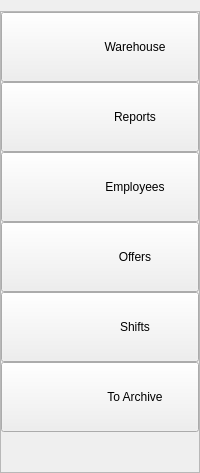
         <widget class="QWidget" name="settings_buttons_tab">
          <layout class="QVBoxLayout" name="verticalLayout_23">
           <property name="spacing">
            <number>0</number>
           </property>
           <property name="leftMargin">
            <number>0</number>
           </property>
           <property name="rightMargin">
            <number>0</number>
           </property>
           <property name="bottomMargin">
            <number>0</number>
           </property>
           <item>
            <widget class="QFrame" name="frame_18">
             <property name="frameShape">
              <enum>QFrame::StyledPanel</enum>
             </property>
             <property name="frameShadow">
              <enum>QFrame::Raised</enum>
             </property>
             <layout class="QVBoxLayout" name="verticalLayout_26">
              <property name="spacing">
               <number>0</number>
              </property>
              <property name="leftMargin">
               <number>0</number>
              </property>
              <property name="topMargin">
               <number>0</number>
              </property>
              <property name="rightMargin">
               <number>0</number>
              </property>
              <property name="bottomMargin">
               <number>0</number>
              </property>
              <item>
               <widget class="QPushButton" name="warehouse_btn">
                <property name="minimumSize">
                 <size>
                  <width>70</width>
                  <height>70</height>
                 </size>
                </property>
                <property name="toolTip">
                 <string>Warehouse</string>
                </property>
                <property name="styleSheet">
                 <string notr="true">QPushButton{
	padding-left:70px;
	background-color:  none;
	background-image: url(:/icons/icons/warehouse1.png);
	background-repeat:none;
}


QPushButton:hover{
	background-image: url(:/icons/icons/warehouse2.png);
	background-repeat:none;
	color:  rgb(244, 154, 32);
}

QPushButton:pressed{
	background-image: url(:/icons/icons/warehouse2.png);
	background-repeat:none;
	color:  rgb(244, 154, 32);
}

QPushButton:focus{
	background-image: url(:/icons/icons/warehouse2.png);
	background-repeat:none;
	color:  rgb(244, 154, 32);
}


QPushButton:disabled{
	border-style: solid;
	border-top-color: qlineargradient(spread:pad, x1:0.5, y1:1, x2:0.5, y2:0, stop:0 rgb(215, 215, 215), stop:1 rgb(222, 222, 222));
	border-right-color: qlineargradient(spread:pad, x1:0, y1:0.5, x2:1, y2:0.5, stop:0 rgb(217, 217, 217), stop:1 rgb(227, 227, 227));
	border-left-color: qlineargradient(spread:pad, x1:0, y1:0.5, x2:1, y2:0.5, stop:0 rgb(227, 227, 227), stop:1 rgb(217, 217, 217));
	border-bottom-color: qlineargradient(spread:pad, x1:0.5, y1:1, x2:0.5, y2:0, stop:0 rgb(215, 215, 215), stop:1 rgb(222, 222, 222));
	border-width: 0px 5px 0px 0px;
	border-radius: 2px;
	color: #808086;
	padding-right: 2px;
	background-color: rgb(142,142,142);
}</string>
                </property>
                <property name="text">
                 <string>Warehouse</string>
                </property>
               </widget>
              </item>
              <item>
               <widget class="QPushButton" name="reports_btn">
                <property name="minimumSize">
                 <size>
                  <width>70</width>
                  <height>70</height>
                 </size>
                </property>
                <property name="toolTip">
                 <string>Reports</string>
                </property>
                <property name="styleSheet">
                 <string notr="true">QPushButton{
	
	padding-left:70px;
	background-color:  none;
	background-image: url(:/icons/icons/report1.png);
	background-repeat:none;
}


QPushButton:hover{
	background-image: url(:/icons/icons/report2.png);
	background-repeat:none;
	color:  rgb(244, 154, 32);
}
QPushButton:pressed{
	background-image: url(:/icons/icons/report2.png);
	background-repeat:none;
	color:  rgb(244, 154, 32);
}

QPushButton:focus{
	background-image: url(:/icons/icons/report2.png);
	background-repeat:none;
	color:  rgb(244, 154, 32);
}


QPushButton:disabled{
	border-style: solid;
	border-top-color: qlineargradient(spread:pad, x1:0.5, y1:1, x2:0.5, y2:0, stop:0 rgb(215, 215, 215), stop:1 rgb(222, 222, 222));
	border-right-color: qlineargradient(spread:pad, x1:0, y1:0.5, x2:1, y2:0.5, stop:0 rgb(217, 217, 217), stop:1 rgb(227, 227, 227));
	border-left-color: qlineargradient(spread:pad, x1:0, y1:0.5, x2:1, y2:0.5, stop:0 rgb(227, 227, 227), stop:1 rgb(217, 217, 217));
	border-bottom-color: qlineargradient(spread:pad, x1:0.5, y1:1, x2:0.5, y2:0, stop:0 rgb(215, 215, 215), stop:1 rgb(222, 222, 222));
	border-width: 0px 5px 0px 0px;
	border-radius: 2px;
	color: #808086;
	padding-right: 2px;
	background-color: rgb(142,142,142);
}</string>
                </property>
                <property name="text">
                 <string>Reports</string>
                </property>
               </widget>
              </item>
              <item>
               <widget class="QPushButton" name="employees_btn">
                <property name="minimumSize">
                 <size>
                  <width>70</width>
                  <height>70</height>
                 </size>
                </property>
                <property name="toolTip">
                 <string>Employees</string>
                </property>
                <property name="styleSheet">
                 <string notr="true">QPushButton{
	
	padding-left:70px;
	background-color:  none;
	background-image: url(:/icons/icons/employee1.png);
	background-repeat:none;
}


QPushButton:hover{
	background-image: url(:/icons/icons/employee2.png);
	background-repeat:none;
	color:  rgb(244, 154, 32);
}
QPushButton:pressed{
	background-image: url(:/icons/icons/employee2.png);
	background-repeat:none;
	color:  rgb(244, 154, 32);
}

QPushButton:focus{
	background-image: url(:/icons/icons/employee2.png);
	background-repeat:none;
	color:  rgb(244, 154, 32);
}


QPushButton:disabled{
	border-style: solid;
	border-top-color: qlineargradient(spread:pad, x1:0.5, y1:1, x2:0.5, y2:0, stop:0 rgb(215, 215, 215), stop:1 rgb(222, 222, 222));
	border-right-color: qlineargradient(spread:pad, x1:0, y1:0.5, x2:1, y2:0.5, stop:0 rgb(217, 217, 217), stop:1 rgb(227, 227, 227));
	border-left-color: qlineargradient(spread:pad, x1:0, y1:0.5, x2:1, y2:0.5, stop:0 rgb(227, 227, 227), stop:1 rgb(217, 217, 217));
	border-bottom-color: qlineargradient(spread:pad, x1:0.5, y1:1, x2:0.5, y2:0, stop:0 rgb(215, 215, 215), stop:1 rgb(222, 222, 222));
	border-width: 0px 5px 0px 0px;
	border-radius: 2px;
	color: #808086;
	padding-right: 2px;
	background-color: rgb(142,142,142);
}</string>
                </property>
                <property name="text">
                 <string>Employees</string>
                </property>
               </widget>
              </item>
              <item>
               <widget class="QPushButton" name="offers_btn">
                <property name="minimumSize">
                 <size>
                  <width>70</width>
                  <height>70</height>
                 </size>
                </property>
                <property name="toolTip">
                 <string>Offers</string>
                </property>
                <property name="styleSheet">
                 <string notr="true">QPushButton{
	
	padding-left:70px;
	background-color:  none;
	background-image: url(:/icons/icons/offers1.png);
	background-repeat:none;
}


QPushButton:hover{
	background-image: url(:/icons/icons/offers2.png);
	background-repeat:none;
	color:  rgb(244, 154, 32);
}
QPushButton:pressed{
	background-image: url(:/icons/icons/offers2.png);
	background-repeat:none;
	color:  rgb(244, 154, 32);
}

QPushButton:focus{
	background-image: url(:/icons/icons/offers2.png);
	background-repeat:none;
	color:  rgb(244, 154, 32);
}


QPushButton:disabled{
	border-style: solid;
	border-top-color: qlineargradient(spread:pad, x1:0.5, y1:1, x2:0.5, y2:0, stop:0 rgb(215, 215, 215), stop:1 rgb(222, 222, 222));
	border-right-color: qlineargradient(spread:pad, x1:0, y1:0.5, x2:1, y2:0.5, stop:0 rgb(217, 217, 217), stop:1 rgb(227, 227, 227));
	border-left-color: qlineargradient(spread:pad, x1:0, y1:0.5, x2:1, y2:0.5, stop:0 rgb(227, 227, 227), stop:1 rgb(217, 217, 217));
	border-bottom-color: qlineargradient(spread:pad, x1:0.5, y1:1, x2:0.5, y2:0, stop:0 rgb(215, 215, 215), stop:1 rgb(222, 222, 222));
	border-width: 0px 5px 0px 0px;
	border-radius: 2px;
	color: #808086;
	padding-right: 2px;
	background-color: rgb(142,142,142);
}</string>
                </property>
                <property name="text">
                 <string>Offers</string>
                </property>
               </widget>
              </item>
              <item>
               <widget class="QPushButton" name="shifts_btn">
                <property name="minimumSize">
                 <size>
                  <width>70</width>
                  <height>70</height>
                 </size>
                </property>
                <property name="toolTip">
                 <string>Shifts</string>
                </property>
                <property name="styleSheet">
                 <string notr="true">QPushButton{
	
	padding-left:70px;
	background-color:  none;
	background-image: url(:/icons/icons/shifts1.png);
	background-repeat:none;
}


QPushButton:hover{
	background-image: url(:/icons/icons/shifts2.png);
	background-repeat:none;
	color:  rgb(244, 154, 32);
}
QPushButton:pressed{
	background-image: url(:/icons/icons/shifts2.png);
	background-repeat:none;
	color:  rgb(244, 154, 32);
}

QPushButton:focus{
	background-image: url(:/icons/icons/shifts2.png);
	background-repeat:none;
	color:  rgb(244, 154, 32);
}


QPushButton:disabled{
	border-style: solid;
	border-top-color: qlineargradient(spread:pad, x1:0.5, y1:1, x2:0.5, y2:0, stop:0 rgb(215, 215, 215), stop:1 rgb(222, 222, 222));
	border-right-color: qlineargradient(spread:pad, x1:0, y1:0.5, x2:1, y2:0.5, stop:0 rgb(217, 217, 217), stop:1 rgb(227, 227, 227));
	border-left-color: qlineargradient(spread:pad, x1:0, y1:0.5, x2:1, y2:0.5, stop:0 rgb(227, 227, 227), stop:1 rgb(217, 217, 217));
	border-bottom-color: qlineargradient(spread:pad, x1:0.5, y1:1, x2:0.5, y2:0, stop:0 rgb(215, 215, 215), stop:1 rgb(222, 222, 222));
	border-width: 0px 5px 0px 0px;
	border-radius: 2px;
	color: #808086;
	padding-right: 2px;
	background-color: rgb(142,142,142);
}</string>
                </property>
                <property name="text">
                 <string>Shifts</string>
                </property>
               </widget>
              </item>
              <item>
               <widget class="QPushButton" name="copy_delete_btn">
                <property name="minimumSize">
                 <size>
                  <width>70</width>
                  <height>70</height>
                 </size>
                </property>
                <property name="toolTip">
                 <string>Copy and Delete</string>
                </property>
                <property name="styleSheet">
                 <string notr="true">QPushButton{
	
	padding-left:70px;
	background-color:  none;
	background-image: url(:/icons/icons/files1.png);
	background-repeat:none;
}


QPushButton:hover{
	background-image: url(:/icons/icons/files2.png);
	background-repeat:none;
	color:  rgb(244, 154, 32);
}
QPushButton:pressed{
	background-image: url(:/icons/icons/files2.png);
	background-repeat:none;
	color:  rgb(244, 154, 32);
}

QPushButton:focus{
	background-image: url(:/icons/icons/files2.png);
	background-repeat:none;
	color:  rgb(244, 154, 32);
}


QPushButton:disabled{
	border-style: solid;
	border-top-color: qlineargradient(spread:pad, x1:0.5, y1:1, x2:0.5, y2:0, stop:0 rgb(215, 215, 215), stop:1 rgb(222, 222, 222));
	border-right-color: qlineargradient(spread:pad, x1:0, y1:0.5, x2:1, y2:0.5, stop:0 rgb(217, 217, 217), stop:1 rgb(227, 227, 227));
	border-left-color: qlineargradient(spread:pad, x1:0, y1:0.5, x2:1, y2:0.5, stop:0 rgb(227, 227, 227), stop:1 rgb(217, 217, 217));
	border-bottom-color: qlineargradient(spread:pad, x1:0.5, y1:1, x2:0.5, y2:0, stop:0 rgb(215, 215, 215), stop:1 rgb(222, 222, 222));
	border-width: 0px 5px 0px 0px;
	border-radius: 2px;
	color: #808086;
	padding-right: 2px;
	background-color: rgb(142,142,142);
}</string>
                </property>
                <property name="text">
                 <string>To Archive</string>
                </property>
               </widget>
              </item>
              <item>
               <spacer name="verticalSpacer_9">
                <property name="orientation">
                 <enum>Qt::Vertical</enum>
                </property>
                <property name="sizeHint" stdset="0">
                 <size>
                  <width>20</width>
                  <height>40</height>
                 </size>
                </property>
               </spacer>
              </item>
             </layout>
            </widget>
           </item>
          </layout>
         </widget>
